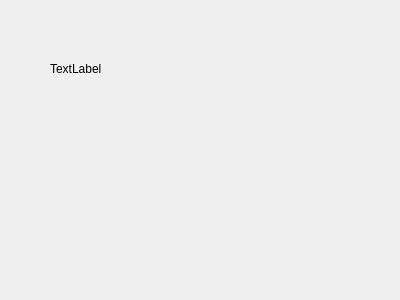
<?xml version="1.0" encoding="UTF-8"?>
<ui version="4.0">
 <class>SummaryWindow</class>
 <widget class="QWidget" name="SummaryWindow">
  <property name="geometry">
   <rect>
    <x>0</x>
    <y>0</y>
    <width>400</width>
    <height>300</height>
   </rect>
  </property>
  <property name="windowTitle">
   <string>Form</string>
  </property>
  <widget class="QLabel" name="label">
   <property name="geometry">
    <rect>
     <x>50</x>
     <y>60</y>
     <width>62</width>
     <height>17</height>
    </rect>
   </property>
   <property name="text">
    <string>TextLabel</string>
   </property>
  </widget>
 </widget>
 <resources/>
 <connections/>
</ui>
